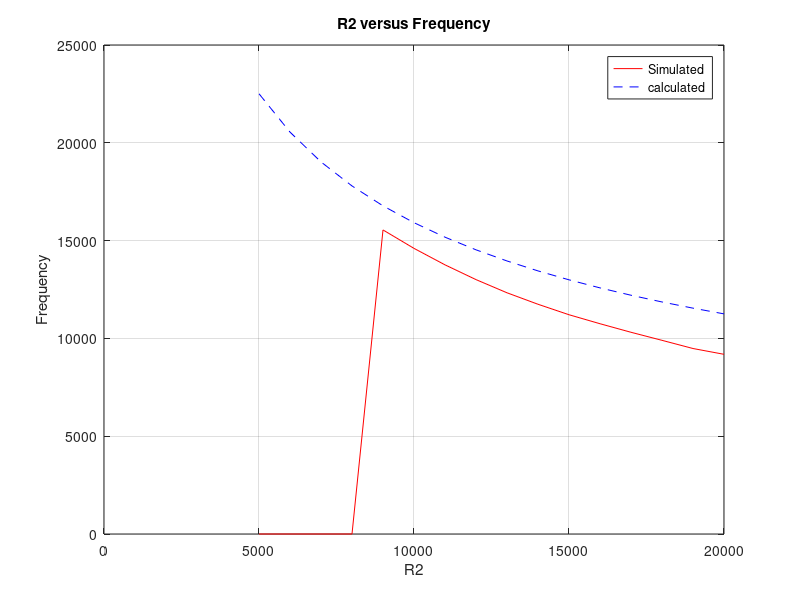

Write the MATLAB code that produced this figure.
clc; clear all; close all;

R1 = 10 * power(10,3);
C1 = 1 * power(10,-9);
C2 = 1 * power(10,-9);



R2 = 5000:1000:20000;
frequencies = [0 0 0 0 15545.4 14602.6 13760.6 13006 12332.3  11745.5 11210 10750.3 10313.1 9901.38 9483.08 9186.99];

f_cal = zeros(size(R2));
for i = 1:length(R2)
    %f_cal(i) = 1 / (2*pi*sqrt(R1*R2*power(10,3)*C1*C2));
    f_cal(i) = 1 / (2 * pi * sqrt(R1 * R2(i) * C1 * C2));
end

figure;
plot(R2, frequencies, 'r');hold on;
plot(R2, f_cal, 'b--'); hold off;
xlabel('R2'); ylabel('Frequency');
title('R2 versus Frequency');
grid on;
legend('Simulated', 'calculated');

whos R2 frequencies